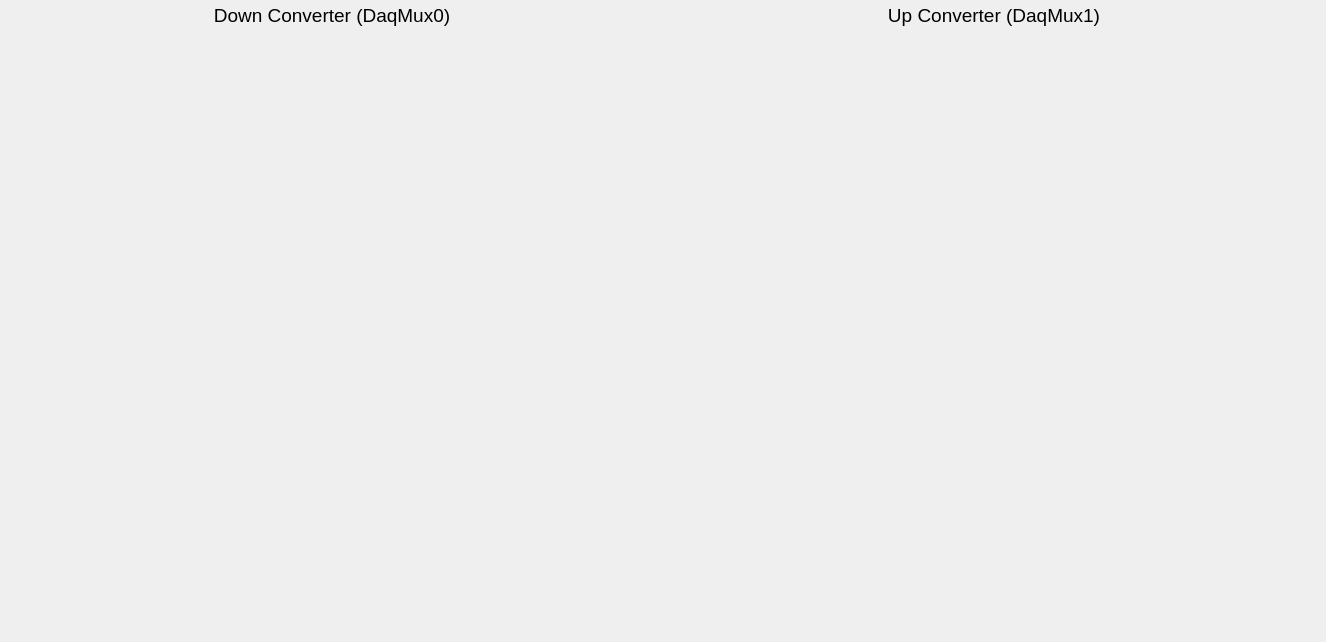
<?xml version="1.0" encoding="UTF-8"?>
<ui version="4.0">
 <class>Form</class>
 <widget class="QWidget" name="Form">
  <property name="geometry">
   <rect>
    <x>0</x>
    <y>0</y>
    <width>1326</width>
    <height>642</height>
   </rect>
  </property>
  <property name="windowTitle">
   <string>Converters Settings - ${DEVICE}</string>
  </property>
  <property name="styleSheet">
   <string notr="true">QPushButton {
    background-color: rgb(156,177,182);
    border-color: rgb(212,228,233) rgb(50,88,100) rgb(50,88,100) rgb(212,228,233);
    border-style: outset;
    border-radius: 1px;
    border-width: 2px; 
    padding: 3px;
}
QPushButton:hover {
   background-color: rgb(106,127,132);
}
QPushButton:pressed {
    background-color: rgb(208,219,222);
    border-style: inset;
    border-width: 2px;
	border-color: rgb(50,88,100) rgb(212,228,233) rgb(212,228,233) rgb(50,88,100);
}
QPushButton:checked{
    background-color: rgb(178,190,194);
    border-style: inset;
    border-width: 2px;
	border-color:  rgb(112,134,142) rgb(229,233,235) rgb(239,233,235) rgb(112,134,142);
}
QLineEdit {
  background-color: rgb(218,223,230);
  border-color: rgb(66,77,96);
  border-style: inset;
  border-width: 2px 1px 1px 2px;
}
QLineEdit:hover {
 background-color: rgb(198,203,210)
}
PyDMLabel {
  background-color: rgb(189,197,205);
}

 QTabWidget::pane {
    border: 1px solid black;
    background: white;
}

QTabWidget::tab-bar:top {
    top: 1px;
}

QTabWidget::tab-bar:bottom {
    bottom: 1px;
}

QTabWidget::tab-bar:left {
    right: 1px;
}

QTabWidget::tab-bar:right {
    left: 1px;
}

QTabBar::tab {
    border: 1px solid black;
}

QTabBar::tab:selected {
    background: rgb(220,229,236);
}

QTabBar::tab:!selected {
    background: rgb(132,165,190);
}

QTabBar::tab:!selected:hover {
    background: rgb(120,153,178);
}

QTabBar::tab:top:!selected {
    margin-top: 3px;
}

QTabBar::tab:bottom:!selected {
    margin-bottom: 3px;
}

QTabBar::tab:top, QTabBar::tab:bottom {
    min-width: 6ex;
    margin-right: -1px;
    padding: 4px 8px 4px 8px;
	border-radius: 2px;
}

QTabBar::tab:top:selected {
    border-bottom-color: none;
}

QTabBar::tab:bottom:selected {
    border-top-color: none;
}

QTabBar::tab:top:last, QTabBar::tab:bottom:last,
QTabBar::tab:top:only-one, QTabBar::tab:bottom:only-one {
    margin-right: 0;
}

QTabBar::tab:left:!selected {
    margin-right: 3px;
}

QTabBar::tab:right:!selected {
    margin-left: 3px;
}

QTabBar::tab:left, QTabBar::tab:right {
    min-height: 6ex;
    margin-bottom: -1px;
    padding: 8px 5px 8px 5px;
	border-radius: 2px;
}

QTabBar::tab:left:selected {
    border-left-color: none;
}

QTabBar::tab:right:selected {
    border-right-color: none;
}

QTabBar::tab:left:last, QTabBar::tab:right:last,
QTabBar::tab:left:only-one, QTabBar::tab:right:only-one {
    margin-bottom: 0;
}</string>
  </property>
  <layout class="QGridLayout" name="gridLayout" rowstretch="0,1">
   <property name="leftMargin">
    <number>4</number>
   </property>
   <property name="topMargin">
    <number>4</number>
   </property>
   <property name="rightMargin">
    <number>4</number>
   </property>
   <property name="bottomMargin">
    <number>4</number>
   </property>
   <item row="1" column="0">
    <widget class="PyDMEmbeddedDisplay" name="PyDMEmbeddedDisplay">
     <property name="toolTip">
      <string/>
     </property>
     <property name="macros" stdset="0">
      <string>{&quot;MUX&quot;:&quot;0&quot;, &quot;ENG&quot;:&quot;0&quot;}</string>
     </property>
     <property name="filename" stdset="0">
      <string>mux.ui</string>
     </property>
    </widget>
   </item>
   <item row="1" column="1">
    <widget class="PyDMEmbeddedDisplay" name="PyDMEmbeddedDisplay_2">
     <property name="toolTip">
      <string/>
     </property>
     <property name="macros" stdset="0">
      <string>{&quot;MUX&quot;:&quot;1&quot;, &quot;ENG&quot;:&quot;1&quot;}</string>
     </property>
     <property name="filename" stdset="0">
      <string>mux.ui</string>
     </property>
    </widget>
   </item>
   <item row="0" column="0">
    <widget class="QLabel" name="label">
     <property name="font">
      <font>
       <pointsize>14</pointsize>
       <weight>50</weight>
       <bold>false</bold>
      </font>
     </property>
     <property name="text">
      <string>Down Converter (DaqMux0)</string>
     </property>
     <property name="alignment">
      <set>Qt::AlignCenter</set>
     </property>
    </widget>
   </item>
   <item row="0" column="1">
    <widget class="QLabel" name="label_2">
     <property name="font">
      <font>
       <pointsize>14</pointsize>
       <weight>50</weight>
       <bold>false</bold>
      </font>
     </property>
     <property name="text">
      <string>Up Converter (DaqMux1)</string>
     </property>
     <property name="alignment">
      <set>Qt::AlignCenter</set>
     </property>
    </widget>
   </item>
  </layout>
 </widget>
 <customwidgets>
  <customwidget>
   <class>PyDMEmbeddedDisplay</class>
   <extends>QFrame</extends>
   <header>pydm.widgets.embedded_display</header>
  </customwidget>
 </customwidgets>
 <resources/>
 <connections/>
</ui>
